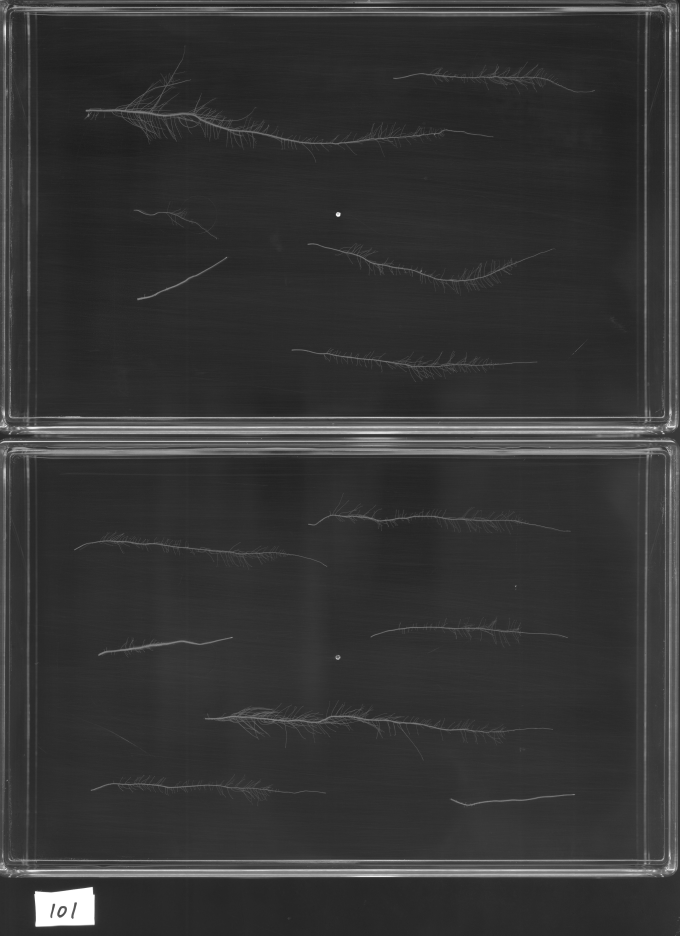
#> input picture images/no2_0_101_001.jpg, 3400 x 4679 px (shown at 1/5 size)
$ python -i utils.py   (imports and definitions only)
#> lines starting #> are read from the running program, lines starting #| are printed output that depends on the picture; after the words box and inside, x2 and y2 are one past the last pixel; in counts of white or black regions, pixels touching at a corner belong together
#> further down, picture is the input picture: shape (4679, 3400, 3); min 23, max 255, mean 52.6
import numpy as np
import cv2
from skimage.morphology import skeletonize, thin
from skimage.filters import meijering

def angle_between(p1, p2):

    ang = np.arctan((p2[1] - p1[1])/(p2[0] - p1[0]))

    return abs(np.rad2deg(ang))


def get_contours(image):

    if np.max(image)<150:
        image = image*255
    if image.dtype != np.uint8:
        image = image.astype(np.uint8)

    contours, _ = cv2.findContours(image, cv2.RETR_TREE, cv2.CHAIN_APPROX_SIMPLE)

    return contours


def image_counturs(image, minarea = 3000, maxarea = 90000):

    contours = get_contours(image)
    newcont = []
    allcntareas = []
    for cnt in contours:
        rect = cv2.contourArea(cnt)
        allcntareas.append(rect)
        if rect >  minarea and  rect <  maxarea:
            newcont.append(cnt)

    return tuple(newcont)


def fill_contours(contours,imgshape):
    canvasinzero = np.zeros(imgshape)
    for cnt in contours:
        cv2.fillPoly(canvasinzero, pts=[cnt], color=(255,0,0))

    canvasinzero[canvasinzero<0] = 0
    canvasinzero[canvasinzero>255] = 0

    return canvasinzero.astype(np.uint8)

def image_preprocessing(image, togray = True, apply_morphological = False,bilateralfilter=False,filter2d = False,
                        lines_preprocess = True, dilation = True,
                        skeleton = True,
                        meijiring_filter = True, min_thresh = 60,
                        remove_center = False, thval= 0.80, bhval= 0.20):

#> called with togray = True, apply_morphological = False, bilateralfilter = False, filter2d = False, lines_preprocess = True, dilation = True, skeleton = True, meijiring_filter = True
    if bilateralfilter:
        img = cv2.bilateralFilter(image.copy(),9,75,75)
    else:
        img =image.copy()

    kernel = cv2.getStructuringElement(cv2.MORPH_ELLIPSE, (7, 7))

    imgray = cv2.cvtColor(img, cv2.COLOR_BGR2GRAY) if togray else img

    if apply_morphological:
        imgray = cv2.morphologyEx(imgray, cv2.MORPH_OPEN, kernel)

    ## filter


    canvasinzero = np.zeros(image.shape)

    if min_thresh is not None:
        ret, thresh = cv2.threshold(imgray, min_thresh, 255, 0)
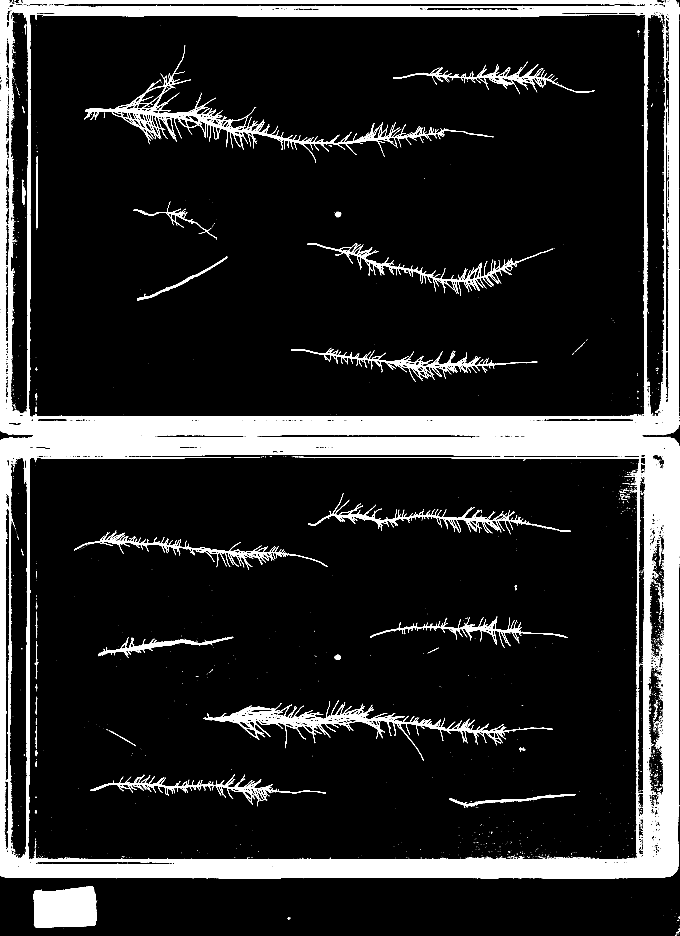
#> thresh: shape (4679, 3400) (shown at 1/5 size); 12.8% white; 4567 white regions (4297 under 20 px), largest, box (x1, y1, x2, y2) and area: (0, 0, 3400, 4394) 1712747, (168, 4432, 486, 4638) 57186, (420, 227, 2467, 814) 49132
#> ret = 60
    else:
        thresh = imgray


    if filter2d :
        linekernel = cv2.getStructuringElement(cv2.MORPH_ELLIPSE, (15, 15))
        thresh = cv2.filter2D(thresh,-1,linekernel)
    if remove_center and min_thresh is not None:
        hh, ww = image.shape[:2]
        thresh[int(hh*bhval):int(hh*thval),int(ww*0.10):int(ww*0.90)] = 0

    if lines_preprocess:
        lines  = cv2.HoughLinesP(thresh, 1, np.pi / 180, 15 )

        for line in lines:
            for x1,y1,x2,y2 in line:
                cv2.line(canvasinzero,(x1,y1),(x2,y2),(255,0,0),5)
#> this loop made 59651 passes
#> line on passes 1 to 3: [[5, 1798, 5, 1797]], [[5, 1093, 5, 796]], [[18, 4166, 18, 2193]]
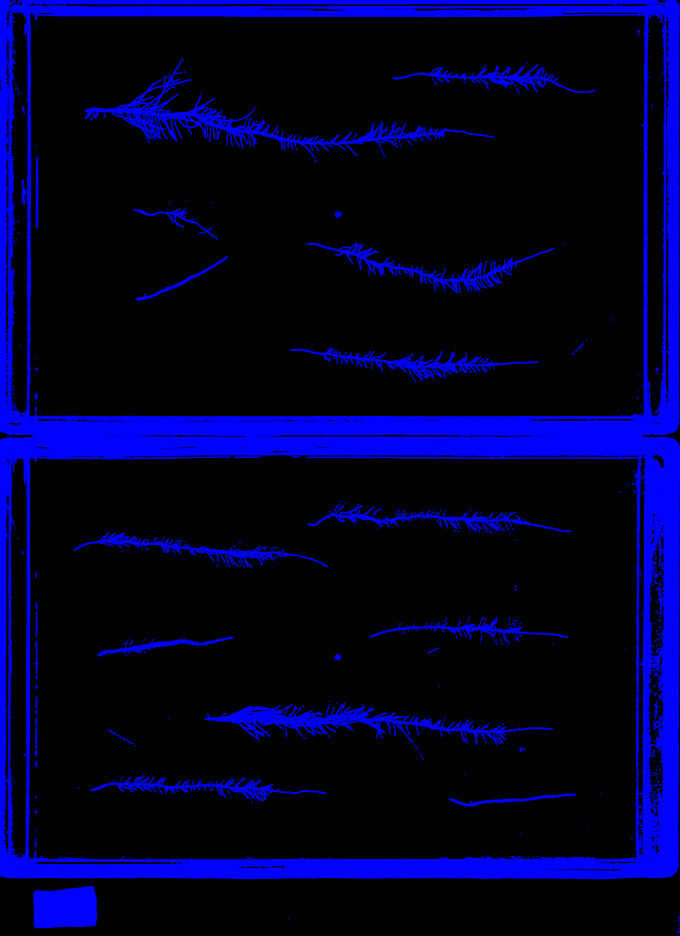
#> canvasinzero: shape (4679, 3400, 3) float64 (shown at 1/5 size); mean of channels 0, 1, 2 41.9, 0, 0; drawn as B, G, R
        canvasinzero = canvasinzero[:,:,0]
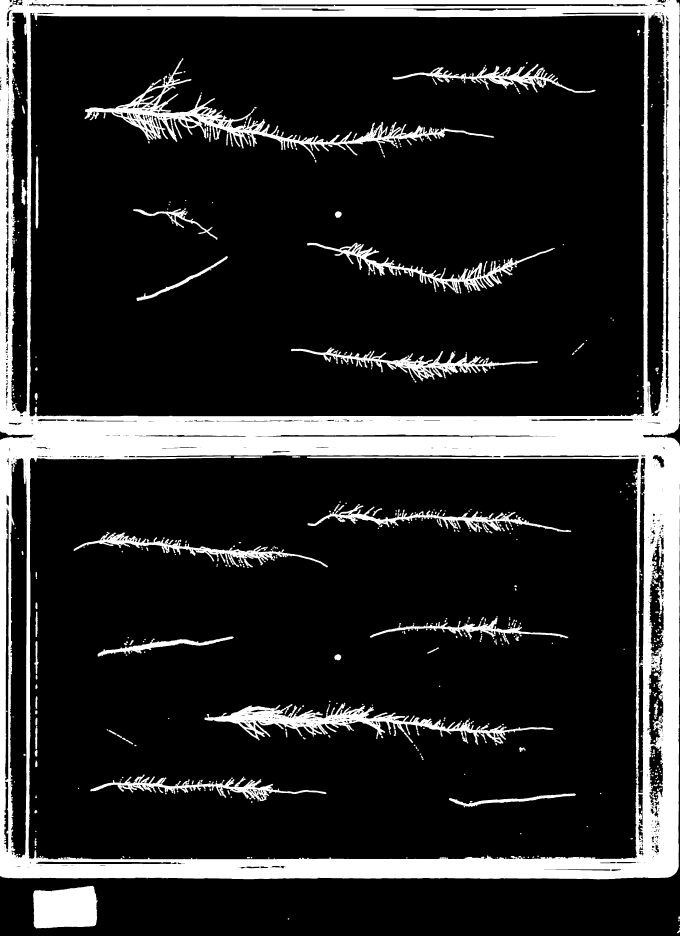
#> canvasinzero: shape (4679, 3400) float64 (shown at 1/5 size); 16.4% white; 588 white regions (1 under 20 px), largest, box (x1, y1, x2, y2) and area: (0, 0, 3400, 4397) 2032176, (422, 290, 2470, 785) 107969, (1022, 3513, 2767, 3724) 84912
    else:
        canvasinzero = thresh
    result = cv2.dilate(canvasinzero, kernel)
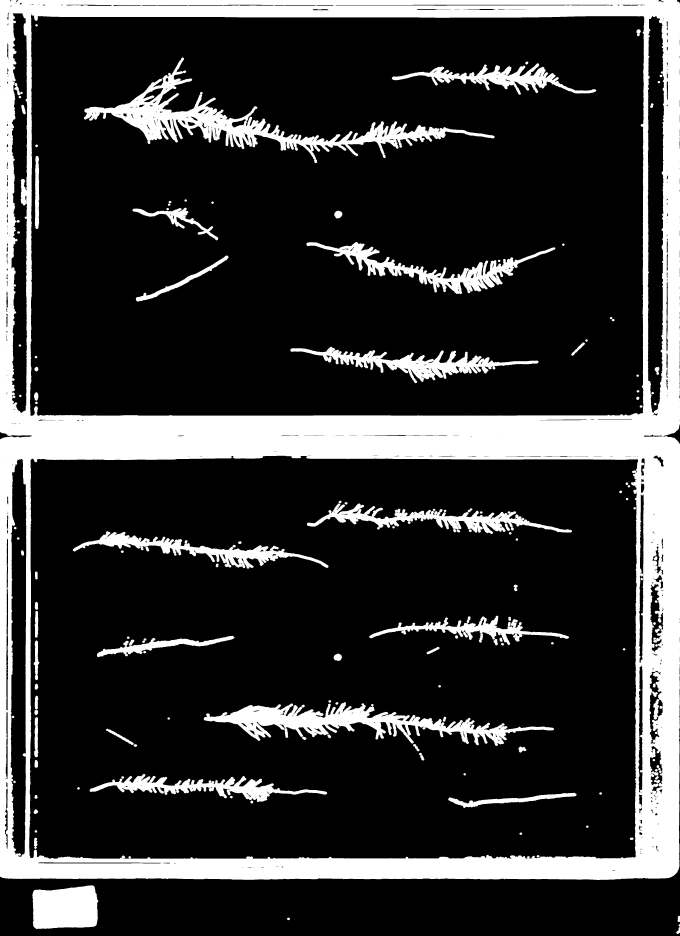
#> result: shape (4679, 3400) float64 (shown at 1/5 size); 19.9% white; 154 white regions, largest, box (x1, y1, x2, y2) and area: (0, 0, 3400, 4400) 2323398, (419, 287, 2473, 816) 168373, (1019, 3510, 2770, 3730) 123693
    result = cv2.erode(result, (5, 5), iterations = 1)
#> result: shape (4679, 3400) float64; 19.6% white; 161 white regions, largest, box (x1, y1, x2, y2) and area: (0, 0, 3400, 4400) 2304677, (419, 288, 2473, 816) 163638, (1019, 3511, 2770, 3730) 119418

    if skeleton:
        result = skeletonize(result/255)
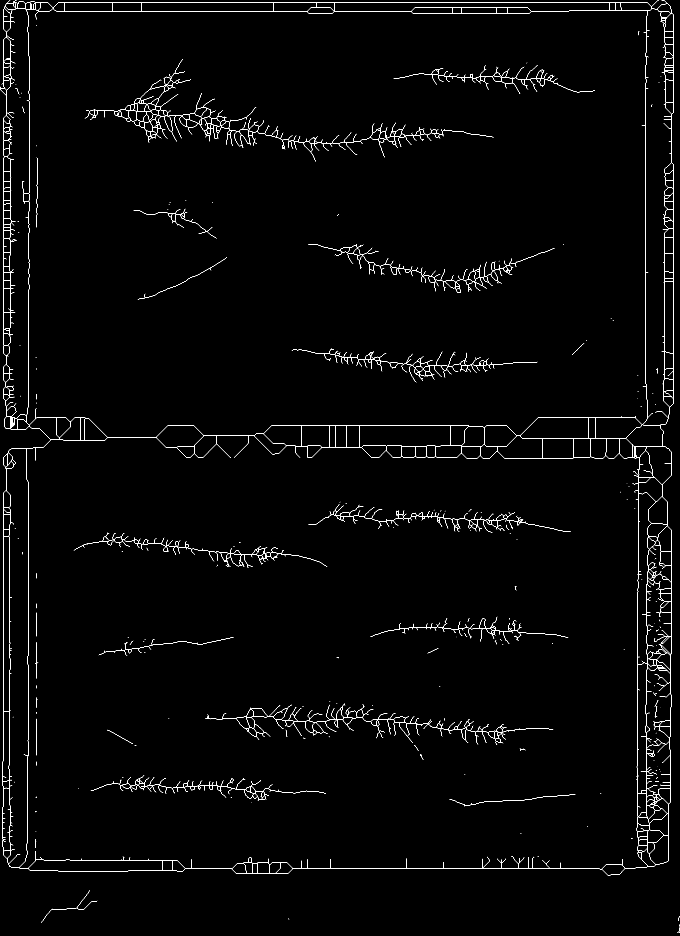
#> result: shape (4679, 3400) bool (shown at 1/5 size); 0.68% white in thin lines or dots
        result = ((result)*255).astype(np.uint8)
#> result: shape (4679, 3400); 0.68% white in thin lines or dots
    if dilation:
        result = cv2.dilate(result, kernel)
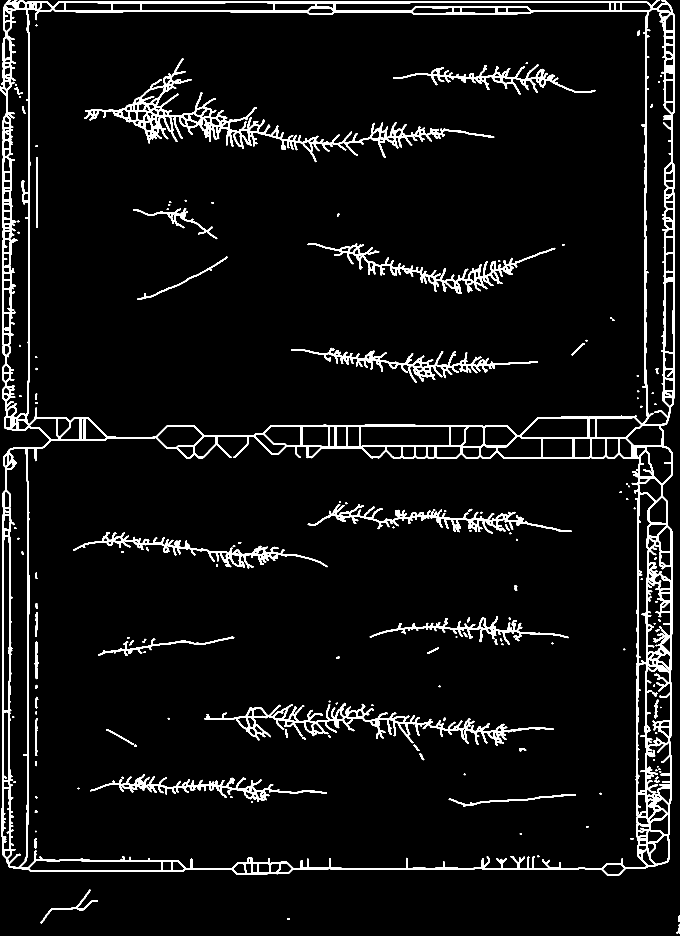
#> result: shape (4679, 3400) (shown at 1/5 size); 4.8% white; 160 white regions, largest, box (x1, y1, x2, y2) and area: (0, 0, 3373, 4379) 435103, (421, 292, 2471, 811) 73645, (1023, 3514, 2769, 3728) 46477
    if meijiring_filter:
        result = meijering(result, black_ridges=True,sigmas= range(3, 4))
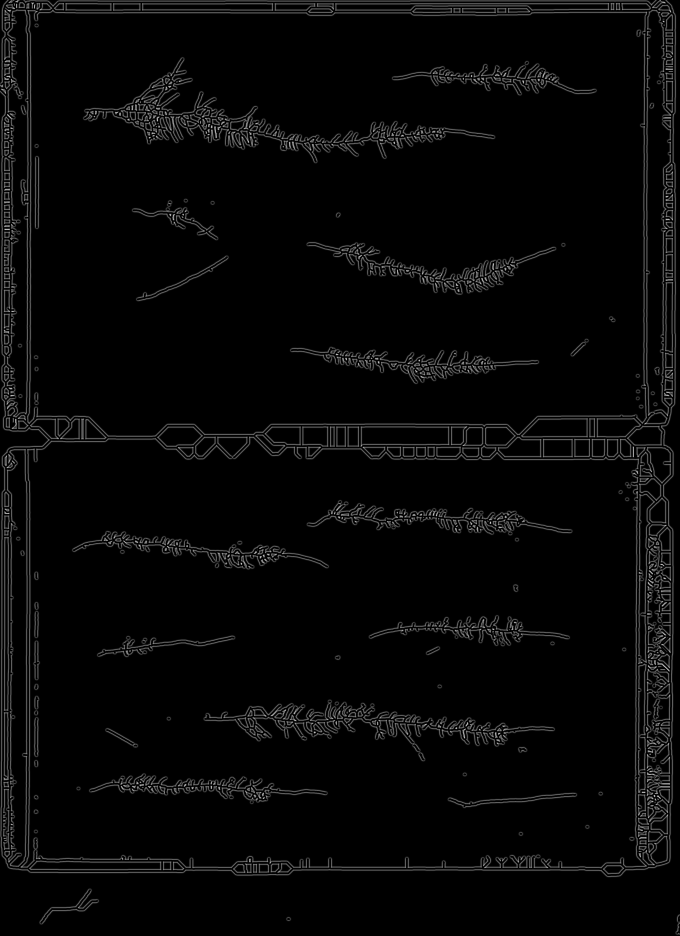
#> result: shape (4679, 3400) float64 (shown at 1/5 size); min 0, max 1, mean 0.0277
        if remove_center and min_thresh is None:
            hh, ww = image.shape[:2]
            result[int(hh*bhval):int(hh*thval),int(ww*0.10):int(ww*0.90)] = 0

    areathresholds = [5000,  90000]
    if lines_preprocess:
        areathresholds = [4000,  90000]
    else:
        areathresholds = [5000,  90000]

    if not meijiring_filter:
        areathresholds = [500,  90000]

    return result, areathresholds

>>> import cv2
>>> picture = cv2.imread('../images/no2_0_101_001.jpg')
>>> result = image_preprocessing(picture)
